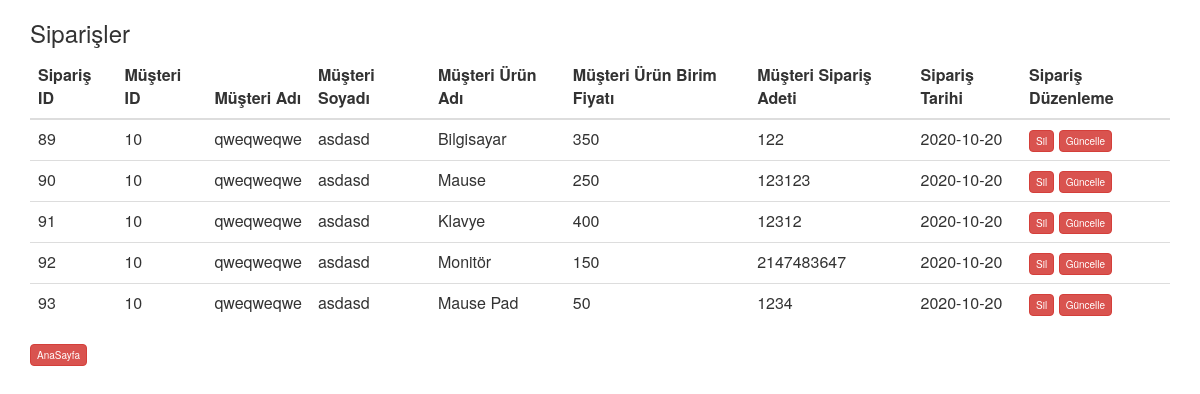
The app's page /siparis-listele.php with its own data.
### tables this page shows
CREATE TABLE `musteriler` (
  `id` int(11) NOT NULL,
  `mus_adi` varchar(255) NOT NULL,
  `mus_soyadi` varchar(255) NOT NULL,
  `mus_mail` varchar(255) NOT NULL,
  `mus_tc` varchar(255) NOT NULL,
  `mus_adres` varchar(255) NOT NULL,
  `mus_tel` varchar(255) NOT NULL,
  `musteri_eklenme_tarihi` date NOT NULL DEFAULT current_timestamp()
);

CREATE TABLE `urunler` (
  `id` int(11) NOT NULL,
  `urun_adi` varchar(255) NOT NULL,
  `urun_fiyati` varchar(255) NOT NULL
);

### siparis-listele.php (the view, shortened to what this page needs)
<link rel="stylesheet" type="text/css" href="CSS/Main.css">
<link href="css/bootstrap.css" rel="stylesheet">
<?php
include "baglanti.php";
try {
    $sorgu = $baglanti->prepare("SELECT siparişler.siparis_id, musteriler.id,musteriler.mus_adi,musteriler.mus_soyadi,urunler.urun_adi,urunler.urun_fiyati,siparişler.urun_adet,siparişler.siparis_tarih
                                FROM siparişler
                                INNER JOIN musteriler
                                ON siparişler.musteri_id=musteriler.id
                                INNER JOIN urunler
                                ON siparişler.urun_id=urunler.id
                                ORDER BY siparişler.siparis_id");
    $sorgu->execute();
} catch (PDOException $e) {
    die($e->getMessage());
}
?>
<div class="container">
    <table class="table">
        <h3>Siparişler</h3>
        <thead>
        <tr>
            <th>Sipariş ID</th>
            <th>Müşteri ID</th>
            <th>Müşteri Adı</th>
            <th>Müşteri Soyadı</th>
            <th>Müşteri Ürün Adı</th>
            <th>Müşteri Ürün Birim Fiyatı</th>
            <th>Müşteri Sipariş Adeti</th>
            <th>Sipariş Tarihi</th>
            <th>Sipariş Düzenleme</th>
        </tr>
        </thead>
        <tbody>
        <?php foreach ($sorgu as $cikti) { ?>
            <tr>
                <td id="<?php echo $cikti["siparis_id"]; ?>1"><?php echo $cikti["siparis_id"]; ?></td>
                <td id="<?php echo $cikti["siparis_id"]; ?>2"><?php echo $cikti["id"]; ?></td>
                <td id="<?php echo $cikti["siparis_id"]; ?>3"><?php echo $cikti["mus_adi"]; ?></td>
                <td id="<?php echo $cikti["siparis_id"]; ?>4"><?php echo $cikti["mus_soyadi"]; ?></td>
                <td id="<?php echo $cikti["siparis_id"]; ?>5"><?php echo $cikti["urun_adi"]; ?></td>
                <td id="<?php echo $cikti["siparis_id"]; ?>6"><?php echo $cikti["urun_fiyati"]; ?></td>
                <td id="<?php echo $cikti["siparis_id"]; ?>7"><?php echo $cikti["urun_adet"]; ?></td>
                <td id="<?php echo $cikti["siparis_id"]; ?>7"><?php echo $cikti["siparis_tarih"]; ?></td>
                <td>
                    <a href="siparis-sil.php?siparis_id=<?php echo $cikti["siparis_id"]; ?>" class="btn btn-danger">Sil</a>
                    <a href="siparis-ekle.php?guncellenecek_siparis_id=<?php echo $cikti["siparis_id"]; ?>" class="btn btn-danger">Güncelle</a>
                </td>
            </tr>
        <?php } ?>
        </tbody>
    </table>
    <a href="home.php" class="btn btn-danger">AnaSayfa</a>
</div>

### CSS/Main.css (style rules this page uses)
* { box-sizing: border-box; }

### records on screen
siparişler: siparis_id "89", musteriler.id "10", musteriler.mus_adi "qweqweqwe", musteriler.mus_soyadi "asdasd", urunler.urun_adi "Bilgisayar", urunler.urun_fiyati "350", urun_adet "122", siparis_tarih "2020-10-20"
siparişler: siparis_id "90", musteriler.id "10", musteriler.mus_adi "qweqweqwe", musteriler.mus_soyadi "asdasd", urunler.urun_adi "Mause", urunler.urun_fiyati "250", urun_adet "123123", siparis_tarih "2020-10-20"
siparişler: siparis_id "91", musteriler.id "10", musteriler.mus_adi "qweqweqwe", musteriler.mus_soyadi "asdasd", urunler.urun_adi "Klavye", urunler.urun_fiyati "400", urun_adet "12312", siparis_tarih "2020-10-20"
siparişler: siparis_id "92", musteriler.id "10", musteriler.mus_adi "qweqweqwe", musteriler.mus_soyadi "asdasd", urunler.urun_adi "Monitör", urunler.urun_fiyati "150", urun_adet "2147483647", siparis_tarih "2020-10-20"
siparişler: siparis_id "93", musteriler.id "10", musteriler.mus_adi "qweqweqwe", musteriler.mus_soyadi "asdasd", urunler.urun_adi "Mause Pad", urunler.urun_fiyati "50", urun_adet "1234", siparis_tarih "2020-10-20"
